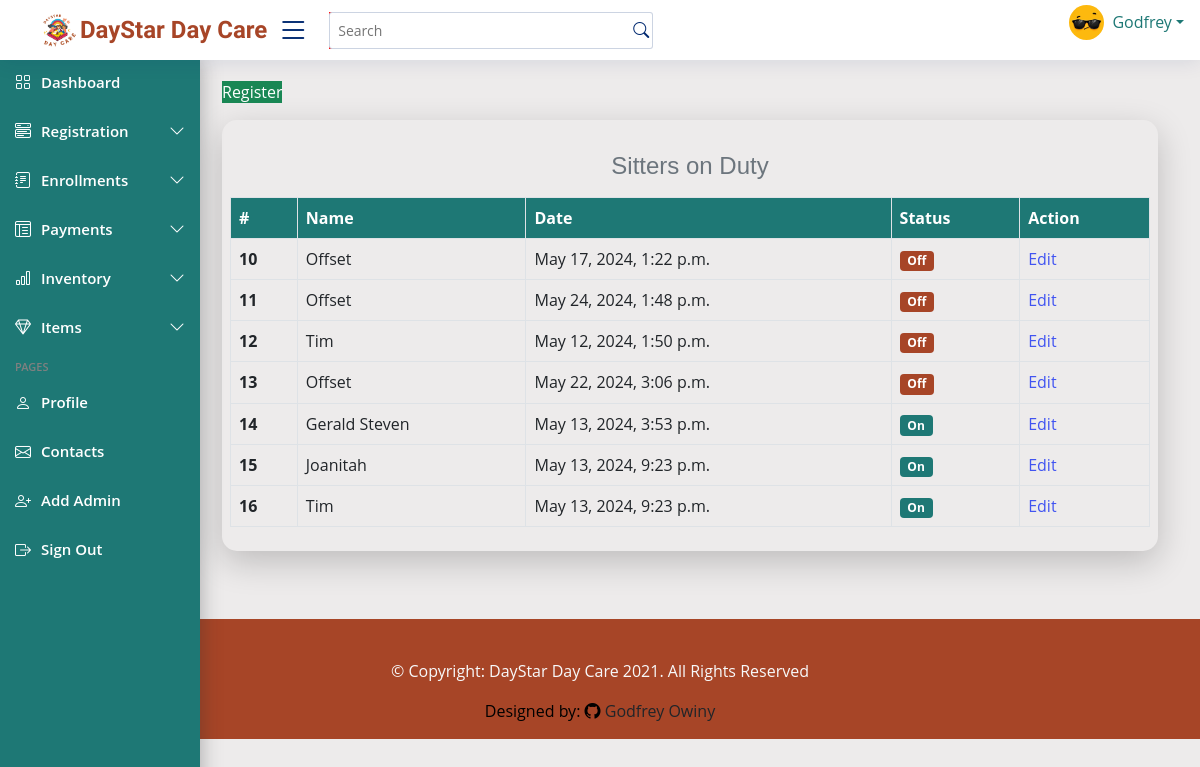
Screenshot of /allonduty/ with the database file from the repository.
### dayStarApp/models.py (models this page shows, shortened)
class Sitter_on_duty(models.Model):
    STATUS_CHOICES = [
        (True, 'On Duty'),
        (False, 'Off Duty'),
    ]
    sitter_name = models.ForeignKey(Sitter, on_delete=models.CASCADE)
    date = models.DateTimeField(default=datetime.now, blank=False)
    status = models.BooleanField(choices=STATUS_CHOICES, null=True, blank= True)
    created_at = models.DateTimeField(auto_now_add=True, blank=False, null=True)

class Sitter(models.Model):
    name = models.CharField(max_length=100, null=True, blank=False)
    gender = models.CharField(max_length=100)
    location = models.CharField(max_length=100, default="Kabalagala")
    contact = models.CharField(max_length=13, validators=[MinLengthValidator(10)])
    education_Level = models.CharField(max_length=255, blank=False, null=True)
    religion = models.CharField(max_length=100, blank=True)
    next_of_kin = models.CharField(max_length=200, blank=False, default= None)
    recommended_by = models.CharField(max_length=100, null=True, blank=True)
    sitter_number = models.CharField(max_length=10, unique=True, blank=False, default=None)
    NIN = models.CharField(max_length=14, blank=False, null=True)
    def __str__(self):
        return self.name

### dayStarApp/views.py (the view)
# urls.py: path('allonduty/', views.allonduty, name='allonduty'),
def allonduty(request):
    duty = Sitter_on_duty.objects.all()
    context ={
        'duty': duty,
    }
    template = loader.get_template('dayStarApp/allOnduty.html')
    return HttpResponse(template.render(context))

### dayStarApp/templates/dayStarApp/allOnduty.html (shortened to what this page needs)
{% extends 'dayStarApp/base.html' %} {% load crispy_forms_tags %} {% load static %}
{% block content %}
<main class="main" id="main">
  <div class="container">
    <a class="btn-success" href="/onduty">Register</a>
     <div class="col-lg-12 col-md-12 sitter-table mt-3 p-2">
      <table class="table table-bordered table-stripped mt-3">
        <caption class="caption-top text-center"><h4>Sitters on Duty
        </h4></caption>
        <thead>
          <tr>
            <th scope="col">#</th>
            <th scope="col">Name</th>
            <th scope="col">Date</th>
            <th scope="col">Status</th>
            <th scope="col">Action</th>
          </tr>
        </thead>
        <tbody>
          {% for duty in duty %}
            <tr>
              <th scope="row">{{ duty.id }}</th>
              <td>{{ duty.sitter_name }}</td>
              <td>{{ duty.date }}</td>
              <td>
                {% if duty.status == False %}
                    <span class="badge" style="background-color: #a74527;">Off</span>
                {% elif duty.status == True %}
                    <span class="badge" style="background-color: #1e7875;">On</span>
                {% endif %}
            </td>
              <td><a href="{% url 'editOnduty' id=duty.id %}">Edit</a></td>
            </tr>
          {% endfor %}
        </tbody>
      </table>
    </div>
  </div>
</main>
{% endblock content %}

### dayStarApp/static/css/style.css (style rules this page uses)
:root { scroll-behavior: smooth; }
body { font-family: "Open Sans", sans-serif; color: #444444; background: #edebeb; }
a { color: #4154f1; text-decoration: none; }
h1, h2, h3, h4, h5, h6 { font-family: "Nunito", sans-serif; }
#main { margin-top: 60px; padding: 20px 30px; transition: all 0.3s; }
.header-nav ul .nav-item, span { list-style-type: none; }
@media (min-width: 1200px) { #main { margin-left: 15%; } }
.sitter-table { width: 100%; border-collapse: separate; border-radius: 15px; box-shadow: 0 11px 34px 0 rgba(0, 0, 0, 0.2); }
.sitter-table thead tr { background-color: #1e7875; color: white; }

### rows the page displays
Sitter_on_duty: id "10", sitter_name "Offset", date "May 17, 2024, 1:22 p.m.", status "Off"
Sitter_on_duty: id "11", sitter_name "Offset", date "May 24, 2024, 1:48 p.m.", status "Off"
Sitter_on_duty: id "12", sitter_name "Tim", date "May 12, 2024, 1:50 p.m.", status "Off"
Sitter_on_duty: id "13", sitter_name "Offset", date "May 22, 2024, 3:06 p.m.", status "Off"
Sitter_on_duty: id "14", sitter_name "Gerald Steven", date "May 13, 2024, 3:53 p.m.", status "On"
Sitter_on_duty: id "15", sitter_name "Joanitah", date "May 13, 2024, 9:23 p.m.", status "On"
Sitter_on_duty: id "16", sitter_name "Tim", date "May 13, 2024, 9:23 p.m.", status "On"
